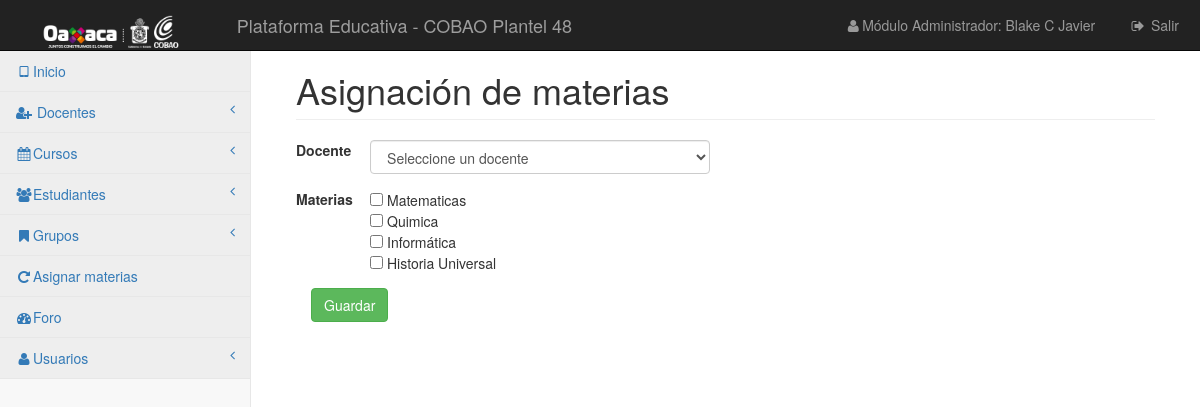
The app's page /vistas/grupos/asignar.php (signed in) with its own data.
### tables this page shows
CREATE TABLE `curso` (
  `id` int(11) NOT NULL,
  `nombre` varchar(30) DEFAULT NULL,
  `grado` char(1) DEFAULT NULL,
  `clave` varchar(15) NOT NULL,
  `descripcion` int(11) DEFAULT NULL
);

### librerias/Simple_sessions.php (called while the page is built, shortened)
<?php
class Simple_sessions{
private $my_sess;
public function  __construct($sess_name = 'simple_sessions'){
$this->my_sess = &$_SESSION;
}
public function check_sess($name){
return isset($this->my_sess[$name]);
}
}
?>

### vistas/grupos/asignar.php (the view, shortened to what this page needs)
<?php
require_once '../../librerias/Simple_sessions.php';
$obj_ses = new Simple_sessions();
if ($obj_ses->check_sess('userid')) {
    require_once '../../plantillas/header-a.php';
    include "../../control/conexion.php";
    ?>
<div id="page-wrapper">
    <div class="container-fluid">
    <div class="row">
        <div class="col-lg-12">
            <h1 class="page-header">Asignación de materias</h1>
        </div>
    </div>
    <div class="row">
        <div class="col-lg-12">
            <form action="../../control/grupo/asignar-m.php" method="post" class="form-horizontal" >
                <div class="form-group">
                    <label class="col-md-1">Docente</label>
                    <div class="col-md-5">
                        <select name="docSel" id=""  class="form-control">
                            <option value="-1">Seleccione un docente</option>
                        </select>
                    </div>
                </div>
                <div class="form-group">
                    <label class="col-md-1">Materias</label>
                    <div class="col-md-5">
                            <?php
                            $consulta2 = "SELECT * FROM `curso` WHERE `descripcion` < '3' ";
                            $ejecutar2 = $conexion->query($consulta2);
                            while ($datos2 = $ejecutar2->fetch_assoc()){
                                echo "<input type='checkbox' name='curChe[]' value='".$datos2['id']."'> ".$datos2['nombre']." <br>";
                            }
                            ?>
                    </div>
                </div>
                <div class="col-sm-12">
                    <button class="btn btn-success">Guardar</button>
                </div>
            </form>
        </div>
    </div>
    <?php require_once '../../plantillas/footer.php';
}
else{
    header("Location: ../../index.php");
}
?>

### css/startmin.css (style rules this page uses)
body { background-color: #f8f8f8; }
#page-wrapper { padding: 30px 15px 0 15px; min-height: 568px; background-color: #fff; }
@media (min-width:768px) { #page-wrapper { position: inherit; margin-left: 250px; padding: 30px 30px 0 30px; border-left: 1px solid #e7e7e7; } }

### records on screen
curso: nombre "Matematicas"
curso: nombre "Quimica"
curso: nombre "Informática"
curso: nombre "Historia Universal"

### other values on screen
$obj_ses->get_value('nombre') "Blake C Javier"
